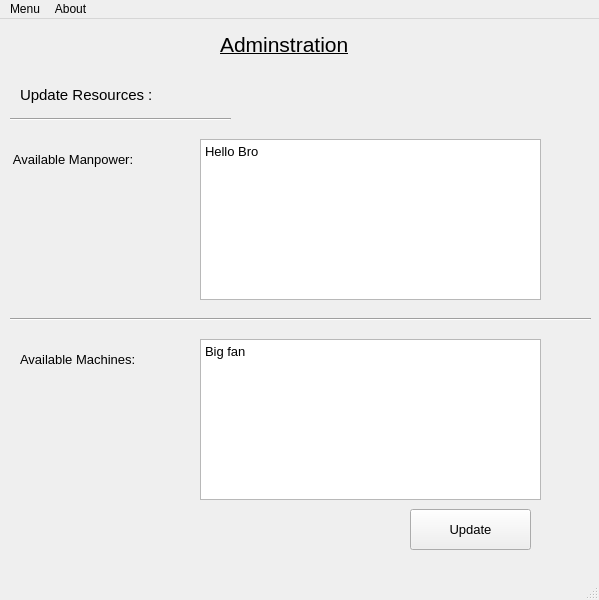
<?xml version="1.0" encoding="UTF-8"?>
<ui version="4.0">
 <class>MainWindow</class>
 <widget class="QMainWindow" name="MainWindow">
  <property name="geometry">
   <rect>
    <x>0</x>
    <y>0</y>
    <width>599</width>
    <height>600</height>
   </rect>
  </property>
  <property name="font">
   <font>
    <pointsize>9</pointsize>
   </font>
  </property>
  <property name="windowTitle">
   <string>MainWindow</string>
  </property>
  <widget class="QWidget" name="centralwidget">
   <widget class="QLabel" name="label">
    <property name="geometry">
     <rect>
      <x>220</x>
      <y>0</y>
      <width>171</width>
      <height>51</height>
     </rect>
    </property>
    <property name="font">
     <font>
      <pointsize>16</pointsize>
      <underline>true</underline>
     </font>
    </property>
    <property name="text">
     <string>Adminstration</string>
    </property>
   </widget>
   <widget class="Line" name="line">
    <property name="geometry">
     <rect>
      <x>10</x>
      <y>290</y>
      <width>581</width>
      <height>20</height>
     </rect>
    </property>
    <property name="orientation">
     <enum>Qt::Horizontal</enum>
    </property>
   </widget>
   <widget class="QLabel" name="label_2">
    <property name="geometry">
     <rect>
      <x>20</x>
      <y>60</y>
      <width>151</width>
      <height>31</height>
     </rect>
    </property>
    <property name="font">
     <font>
      <pointsize>11</pointsize>
     </font>
    </property>
    <property name="text">
     <string>Update Resources :</string>
    </property>
   </widget>
   <widget class="QLabel" name="label_3">
    <property name="geometry">
     <rect>
      <x>10</x>
      <y>130</y>
      <width>171</width>
      <height>21</height>
     </rect>
    </property>
    <property name="font">
     <font>
      <pointsize>10</pointsize>
     </font>
    </property>
    <property name="text">
     <string> Available Manpower:</string>
    </property>
   </widget>
   <widget class="QPlainTextEdit" name="plainTextEdit">
    <property name="geometry">
     <rect>
      <x>200</x>
      <y>120</y>
      <width>341</width>
      <height>161</height>
     </rect>
    </property>
    <property name="font">
     <font>
      <pointsize>10</pointsize>
     </font>
    </property>
    <property name="plainText">
     <string>Hello Bro
</string>
    </property>
   </widget>
   <widget class="Line" name="line_2">
    <property name="geometry">
     <rect>
      <x>10</x>
      <y>90</y>
      <width>221</width>
      <height>20</height>
     </rect>
    </property>
    <property name="orientation">
     <enum>Qt::Horizontal</enum>
    </property>
   </widget>
   <widget class="QLabel" name="label_4">
    <property name="geometry">
     <rect>
      <x>20</x>
      <y>330</y>
      <width>161</width>
      <height>21</height>
     </rect>
    </property>
    <property name="font">
     <font>
      <pointsize>10</pointsize>
     </font>
    </property>
    <property name="text">
     <string>Available Machines:</string>
    </property>
   </widget>
   <widget class="QPlainTextEdit" name="plainTextEdit_2">
    <property name="geometry">
     <rect>
      <x>200</x>
      <y>320</y>
      <width>341</width>
      <height>161</height>
     </rect>
    </property>
    <property name="font">
     <font>
      <pointsize>10</pointsize>
     </font>
    </property>
    <property name="plainText">
     <string>Big fan</string>
    </property>
   </widget>
   <widget class="QPushButton" name="pushButton">
    <property name="geometry">
     <rect>
      <x>410</x>
      <y>490</y>
      <width>121</width>
      <height>41</height>
     </rect>
    </property>
    <property name="font">
     <font>
      <pointsize>10</pointsize>
     </font>
    </property>
    <property name="mouseTracking">
     <bool>true</bool>
    </property>
    <property name="text">
     <string>Update</string>
    </property>
   </widget>
  </widget>
  <widget class="QMenuBar" name="menubar">
   <property name="geometry">
    <rect>
     <x>0</x>
     <y>0</y>
     <width>599</width>
     <height>26</height>
    </rect>
   </property>
   <widget class="QMenu" name="menuMenu">
    <property name="title">
     <string>Menu</string>
    </property>
   </widget>
   <widget class="QMenu" name="menuAbout">
    <property name="title">
     <string>About</string>
    </property>
    <addaction name="actiondevelopers"/>
   </widget>
   <addaction name="menuMenu"/>
   <addaction name="menuAbout"/>
  </widget>
  <widget class="QStatusBar" name="statusbar"/>
  <action name="actiondevelopers">
   <property name="text">
    <string>developers</string>
   </property>
  </action>
 </widget>
 <resources/>
 <connections/>
</ui>
